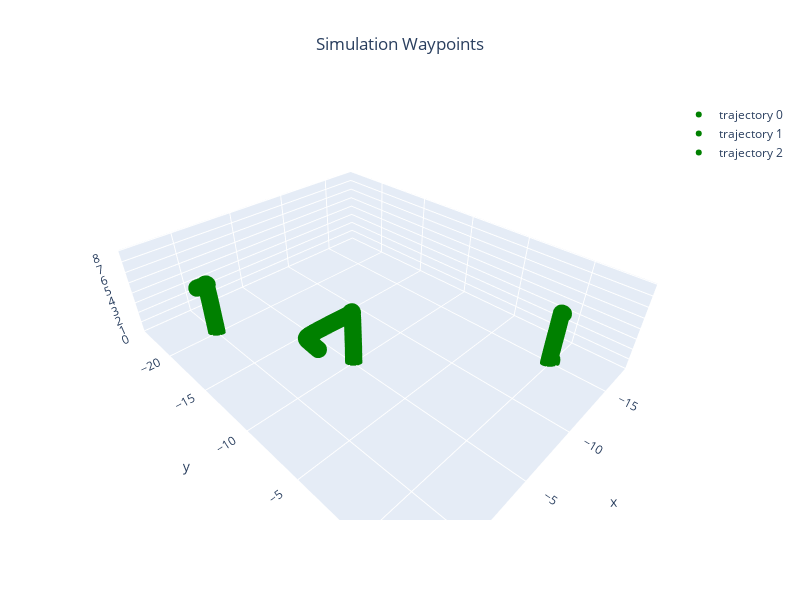

Here is the notebook cell this chart was saved with:
### Code cell
green_paths = []
for sysid,path in green_gcs.paths.items():
    green_paths.append(np.array([x for x in path if x is not None]))

markers = [ConfigGazebo.create_trajectory_from_array(array=path,color=Color.GREEN) for path in green_paths]
Gazebo.plot_3d_interactive(markers=markers,title="Simulation Waypoints",frames=(0.2, 0.2, 0.6),ground=-0.05)

### Figure 1 — Plotly figure (JSON) as saved in the notebook; plotly's stock layout.template omitted (floating-point values rounded to 4 significant figures; data arrays with more than 128 entries replaced by an {"elided": "..."} marker saying what was removed)
{"data": [{"marker": {"color": {"elided": "4398 str values"}, "size": 6}, "mode": "markers", "name": "trajectory 0", "type": "scatter3d", "x": {"elided": "4398 float values"}, "y": {"elided": "4398 float values"}, "z": {"elided": "4398 float values"}}, {"marker": {"color": {"elided": "4406 str values"}, "size": 6}, "mode": "markers", "name": "trajectory 1", "type": "scatter3d", "x": {"elided": "4406 float values"}, "y": {"elided": "4406 float values"}, "z": {"elided": "4406 float values"}}, {"marker": {"color": {"elided": "4405 str values"}, "size": 6}, "mode": "markers", "name": "trajectory 2", "type": "scatter3d", "x": {"elided": "4405 float values"}, "y": {"elided": "4405 float values"}, "z": {"elided": "4405 float values"}}], "layout": {"height": 600, "scene": {"xaxis": {"range": [-18.15, 3.907], "title": {"text": "x"}}, "yaxis": {"range": [-24.16, 4.04], "title": {"text": "y"}}, "zaxis": {"range": [-0.05, 8.056], "title": {"text": "z"}}}, "showlegend": true, "title": {"text": "Simulation Waypoints", "x": 0.5, "xanchor": "center"}, "width": 800}}
